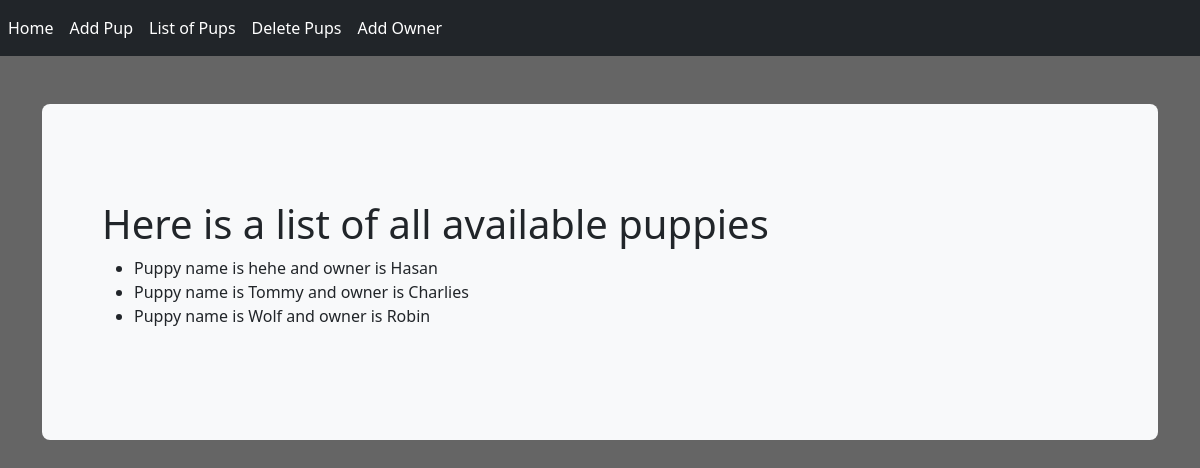
The app's page /list_pup, older data.
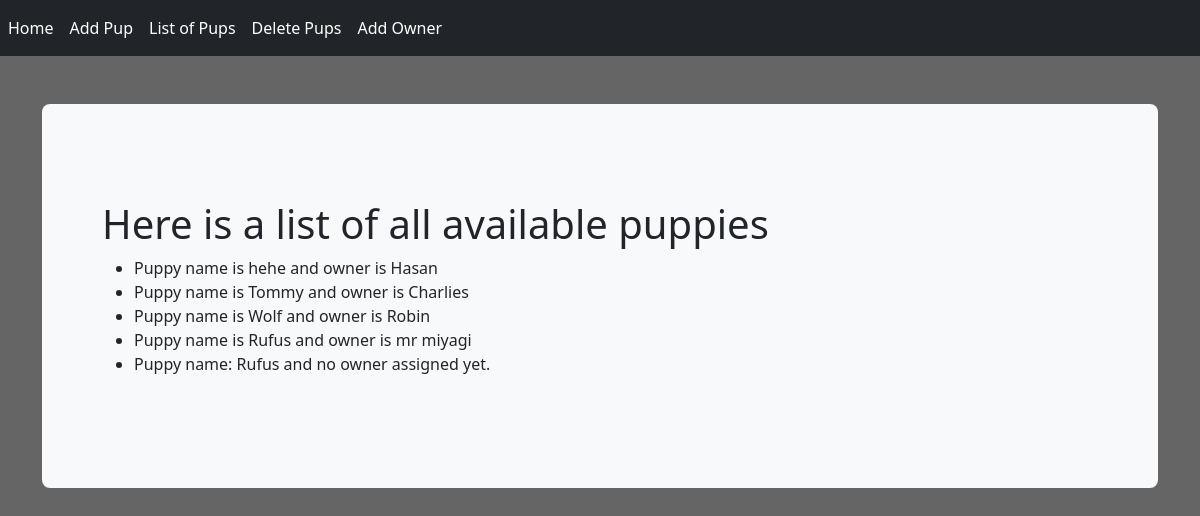
The same page, newer data.
### adoption.py (models this page shows, shortened)
class Puppy(db.Model):
  __tablename__ = "puppies"
  id = db.Column(db.Integer,primary_key=True)
  name = db.Column(db.Text)
  owner = db.relationship('Owner',backref='puppy',uselist = False)
  def __repr__(self):
    if self.owner:
      return f"Puppy name is {self.name} and owner is {self.owner.name}"
    else:
      return f"Puppy name: {self.name} and no owner assigned yet."

class Owner(db.Model):
  __tablename__ = "owners"
  id = db.Column(db.Integer,primary_key=True)
  name = db.Column(db.Text)
  puppy_id = db.Column(db.Integer,db.ForeignKey('puppies.id'))

### adoption.py (the view)
@app.route('/list_pup')
def list_pup():
  puppies = Puppy.query.all()
  return render_template('list.html',puppies=puppies)

### templates/list.html
{% extends "base.html" %}
{% block content %}
 <div class="container mt-5">
  <div class="p-5 mb-4 bg-light rounded-3">
      <div class="container-fluid py-5">
        <h1>Here is a list of all available puppies</h1>
        <ul>
          {% for pup in puppies %}
             <li>{{pup}}</li>
          {% endfor %}
        </ul>
      </div>
  </div>
</div>
{% endblock %}

### templates/base.html (shortened to what this page needs)
<!DOCTYPE html>
<html lang="en">
<head>
  <link href="https://cdn.jsdelivr.net/npm/bootstrap@5.3.3/dist/css/bootstrap.min.css" rel="stylesheet">
</head>
<body>
  <nav class="navbar navbar-expand-lg navbar-light bg-dark">
    <div class="navbar-nav">
       <a class="nav-item nav-link" href="{{url_for('index')}}">Home</a>
       <a class="nav-item nav-link" href="{{url_for('add_pup')}}">Add Pup</a>
       <a class="nav-item nav-link" href="{{url_for('list_pup')}}">List of Pups</a>
       <a class="nav-item nav-link" href="{{url_for('del_pup')}}">Delete Pups</a>
       <a class="nav-item nav-link" href="{{url_for('add_owner')}}">Add Owner</a>
    </div>
  </nav>
  {% block content %}
  {% endblock %}
</body>
</html>

### templates/base.html (style rules this page uses)
body { background-color: rgb(101, 101, 101); }
.navbar-nav a { color: white; }

Row changes from the older to the newer data that the page shows:
added Puppy: name.name "Puppy name is Rufus and owner is mr miyagi"
added Puppy: name "Puppy name: Rufus and no owner assigned yet."
